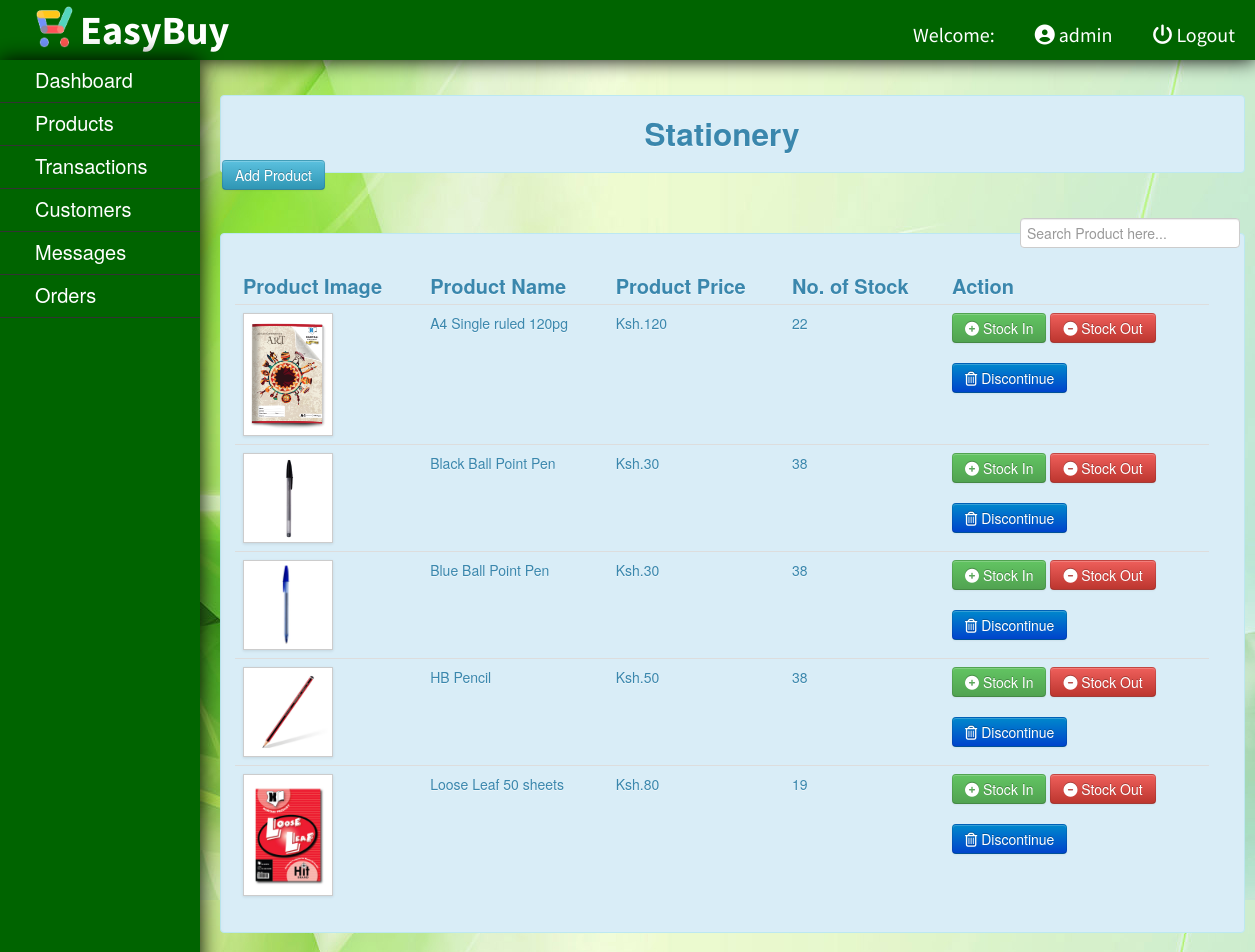
The app's page /admin/admin_stationery.php (signed in) with its own data.
### tables this page shows
CREATE TABLE `product` (
  `productid` int(8) NOT NULL,
  `name` varchar(45) NOT NULL,
  `category` varchar(20) NOT NULL,
  `brand` varchar(20) NOT NULL,
  `price` int(10) NOT NULL,
  `image` text DEFAULT NULL,
  `productstatus` varchar(20) NOT NULL DEFAULT 'On sale'
);

CREATE TABLE `stock` (
  `productid` int(8) NOT NULL,
  `quantity` int(6) NOT NULL
);

### admin/admin_stationery.php (the view, shortened to what this page needs)
<?php
	include("../db/dbconn.php");
?>
<!DOCTYPE html>
<html>
<?php require_once('../template/header_admin.php'); ?>
	<br>
			<a href="#add" role="button" class="btn btn-info" data-toggle="modal" style="position:absolute;margin-left:222px; margin-top:140px; z-index:-1000;">Add Product</a>
					<?php require_once('../template/admin_nav.php'); ?>
					<div id="rightcontent" style="position:absolute; top:10%;">
								<div class="alert alert-info"><center><h2>Stationery</h2></center></div>
								<br />
									<label  style="padding:5px; float:right;"><input type="text" name="filter" placeholder="Search Product here..." id="filter"></label>
								<br />
								<div class="alert alert-info">
								<table class="table table-hover" style="background-color:;">
									<thead>
									<tr style="font-size:20px;">
										<th>Product Image</th>
										<th>Product Name</th>
										<th>Product Price</th>
										<th>No. of Stock</th>
										<th>Action</th>
									</tr>
									</thead>
									<tbody>
									<?php
										$query = $conn->query("SELECT * FROM `product` WHERE category='Stationery' AND productstatus='On sale' ORDER BY `name`") or die(mysqli_error());
										while($fetch = $query->fetch_array())
											{
											$id = $fetch['productid'];
									?>
									<tr class="del<?php echo $id?>">
										<td><img class="img-polaroid" src = "../photo/<?php echo $fetch['image']?>" height = "70px" width = "80px"></td>
										<td><?php echo $fetch['name']?></td>
										<td>Ksh.<?php echo number_format($fetch['price'])?></td>
										<?php
										$query1 = $conn->query("SELECT * FROM `stock` WHERE productid='$id'") or die(mysqli_error());
										$fetch1 = $query1->fetch_array();
										?>
										<td><?php echo $fetch1['quantity']?></td>
										<td>
										<?php
										echo "<a href='stockin.php?id=".$id."' class='btn btn-success' rel='facebox'><i class='fas fa-plus-circle'></i> Stock In</a> ";
										echo "<a href='stockout.php?id=".$id."' class='btn btn-danger' rel='facebox'><i class='fas fa-minus-circle'></i> Stock Out</a>";
										echo "<br><br><a href='discontinue.php?id=".$id."' class='btn btn-primary' rel='facebox'><i class='fa fa-trash-o'></i> Discontinue</a>";
										?>
										</td>
									</tr>
									<?php
										}
									?>
									</tbody>
								</table>
								</div>
								</div>
		</body>
	</html>

### template/header_admin.php
<?php require_once('../template/admin_head.php'); ?>
<body>
	<div id="header" style="position:fixed;">
		<img src="../img/logo.png">
		<label>EasyBuy</label>
		<?php
				$id = (int) $_SESSION['id'];
					$query = $conn->query ("SELECT * FROM admin WHERE adminid = '$id' ") or die (mysqli_error());
					$fetch = $query->fetch_array ();
			?>
			<ul>
				<li><a href="../function/admin_logout.php"><i class='fas fa-power-off'></i> Logout</a></li>
				<li><a><i class='fas fa-user-circle'></i> <?php echo $fetch['username']; ?></a></li>
				<li>Welcome:</li>
			</ul>
	</div>

### css/style.css (style rules this page uses)
body { background-image: url("../img/background.jpg"); background-attachment: fixed; }
#header { height:60px; width:100%; background-color:#006400; color:#fff; text-indent:10px; box-shadow:0px 0px 20px 0px black; }
#header img { position:absolute; height:45px; width:45px; margin-left:20px; margin-top:2.5px; }
#header label { position:relative; top:20px; color:#fff; text-indent:80px; font-size:40px; clear:both; font-family: "Source Sans Pro", sans-serif; font-weight: bold; }
#header ul { list-style-type:none; position:relative; font-family: "Source Sans Pro", sans-serif; }
#header ul li { display:inline; position:relative; font-size: 20px; float:right; margin-right:20px; }
#header ul li a { text-decoration:none; color:#fff; display: block; transition: all 0.3s ease-out; }
#rightcontent { position:relative; width:1025px; top:50px; left:220px; z-index:-99999; }

### records on screen
product: image (picture), name "A4 Single ruled 120pg", price "120", stock.quantity "22"
product: image (picture), name "Black Ball Point Pen", price "30", stock.quantity "38"
product: image (picture), name "Blue Ball Point Pen", price "30", stock.quantity "38"
product: image (picture), name "HB Pencil", price "50", stock.quantity "38"
product: image (picture), name "Loose Leaf 50 sheets", price "80", stock.quantity "19"

### other values on screen
$fetch['username'] "admin"
